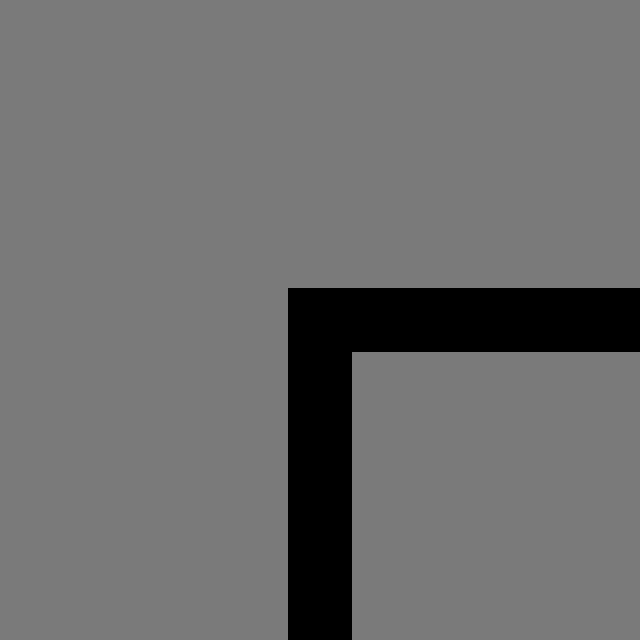

Rendered tile map (Tiled .tmx) drawn with the repository's tilesets; below, a short description and the full map source, tile grids included:
An orthogonal 20x20 tile map with 32x32 px tiles, 2 tile layers (Background, Walls) and 3 objects.

<map version="1.0" orientation="orthogonal" renderorder="right-down" width="20" height="20" tilewidth="32" tileheight="32" nextobjectid="10">
 <properties>
  <property name="east_location" value="north_location" />
  <property name="name" value="passage" />
  <property name="south_location" value="west_location" />
 </properties>
 <tileset firstgid="1" name="Tiles" tilewidth="32" tileheight="32" tilecount="81" columns="9">
  <image source="../Tiles/Tiles.png" trans="ff00ff" width="288" height="288" />
 </tileset>
 <layer name="Background" width="20" height="20">
  <data encoding="csv">
1,1,1,1,1,1,1,1,1,1,1,1,1,1,1,1,1,1,1,1,
1,1,1,1,1,1,1,1,1,1,1,1,1,1,1,1,1,1,1,1,
1,1,1,1,1,1,1,1,1,1,1,1,1,1,1,1,1,1,1,1,
1,1,1,1,1,1,1,1,1,1,1,1,1,1,1,1,1,1,1,1,
1,1,1,1,1,1,1,1,1,1,1,1,1,1,1,1,1,1,1,1,
1,1,1,1,1,1,1,1,1,1,1,1,1,1,1,1,1,1,1,1,
1,1,1,1,1,1,1,1,1,1,1,1,1,1,1,1,1,1,1,1,
1,1,1,1,1,1,1,1,1,1,1,1,1,1,1,1,1,1,1,1,
1,1,1,1,1,1,1,1,1,1,1,1,1,1,1,1,1,1,1,1,
1,1,1,1,1,1,1,1,1,1,1,1,1,1,1,1,1,1,1,1,
1,1,1,1,1,1,1,1,1,1,1,1,1,1,1,1,1,1,1,1,
1,1,1,1,1,1,1,1,1,1,1,1,1,1,1,1,1,1,1,1,
1,1,1,1,1,1,1,1,1,1,1,1,1,1,1,1,1,1,1,1,
1,1,1,1,1,1,1,1,1,1,1,1,1,1,1,1,1,1,1,1,
1,1,1,1,1,1,1,1,1,1,1,1,1,1,1,1,1,1,1,1,
1,1,1,1,1,1,1,1,1,1,1,1,1,1,1,1,1,1,1,1,
1,1,1,1,1,1,1,1,1,1,1,1,1,1,1,1,1,1,1,1,
1,1,1,1,1,1,1,1,1,1,1,1,1,1,1,1,1,1,1,1,
1,1,1,1,1,1,1,1,1,1,1,1,1,1,1,1,1,1,1,1,
1,1,1,1,1,1,1,1,1,1,1,1,1,1,1,1,1,1,1,1
</data>
 </layer>
 <layer name="Walls" width="20" height="20">
  <data encoding="csv">
41,41,41,41,41,41,41,41,41,41,41,41,41,41,41,41,41,41,41,41,
41,41,41,41,41,41,41,41,41,41,41,41,41,41,41,41,41,41,41,41,
41,41,41,41,41,41,41,41,41,41,41,41,41,41,41,41,41,41,41,41,
41,41,41,41,41,41,41,41,41,41,41,41,41,41,41,41,41,41,41,41,
41,41,41,41,41,41,41,41,41,41,41,41,41,41,41,41,41,41,41,41,
41,41,41,41,41,41,41,41,41,41,41,41,41,41,41,41,41,41,41,41,
41,41,41,41,41,41,41,41,41,41,41,41,41,41,41,41,41,41,41,41,
41,41,41,41,41,41,41,41,41,41,41,41,41,41,41,41,41,41,41,41,
41,41,41,41,41,41,41,41,41,41,41,41,41,41,41,41,41,41,41,41,
41,41,41,41,41,41,41,41,41,0,0,0,0,0,0,0,0,0,0,0,
41,41,41,41,41,41,41,41,41,0,0,0,0,0,0,0,0,0,0,0,
41,41,41,41,41,41,41,41,41,0,0,41,41,41,41,41,41,41,41,41,
41,41,41,41,41,41,41,41,41,0,0,41,41,41,41,41,41,41,41,41,
41,41,41,41,41,41,41,41,41,0,0,41,41,41,41,41,41,41,41,41,
41,41,41,41,41,41,41,41,41,0,0,41,41,41,41,41,41,41,41,41,
41,41,41,41,41,41,41,41,41,0,0,41,41,41,41,41,41,41,41,41,
41,41,41,41,41,41,41,41,41,0,0,41,41,41,41,41,41,41,41,41,
41,41,41,41,41,41,41,41,41,0,0,41,41,41,41,41,41,41,41,41,
41,41,41,41,41,41,41,41,41,0,0,41,41,41,41,41,41,41,41,41,
41,41,41,41,41,41,41,41,41,0,0,41,41,41,41,41,41,41,41,41
</data>
 </layer>
 <objectgroup name="Chests" />
 <objectgroup name="Collisions">
  <object id="2" x="0" y="0" width="640" height="288" />
  <object id="8" x="352" y="352" width="288" height="288" />
  <object id="9" x="0" y="288" width="288" height="352" />
 </objectgroup>
 <objectgroup name="NPCs" />
</map>
